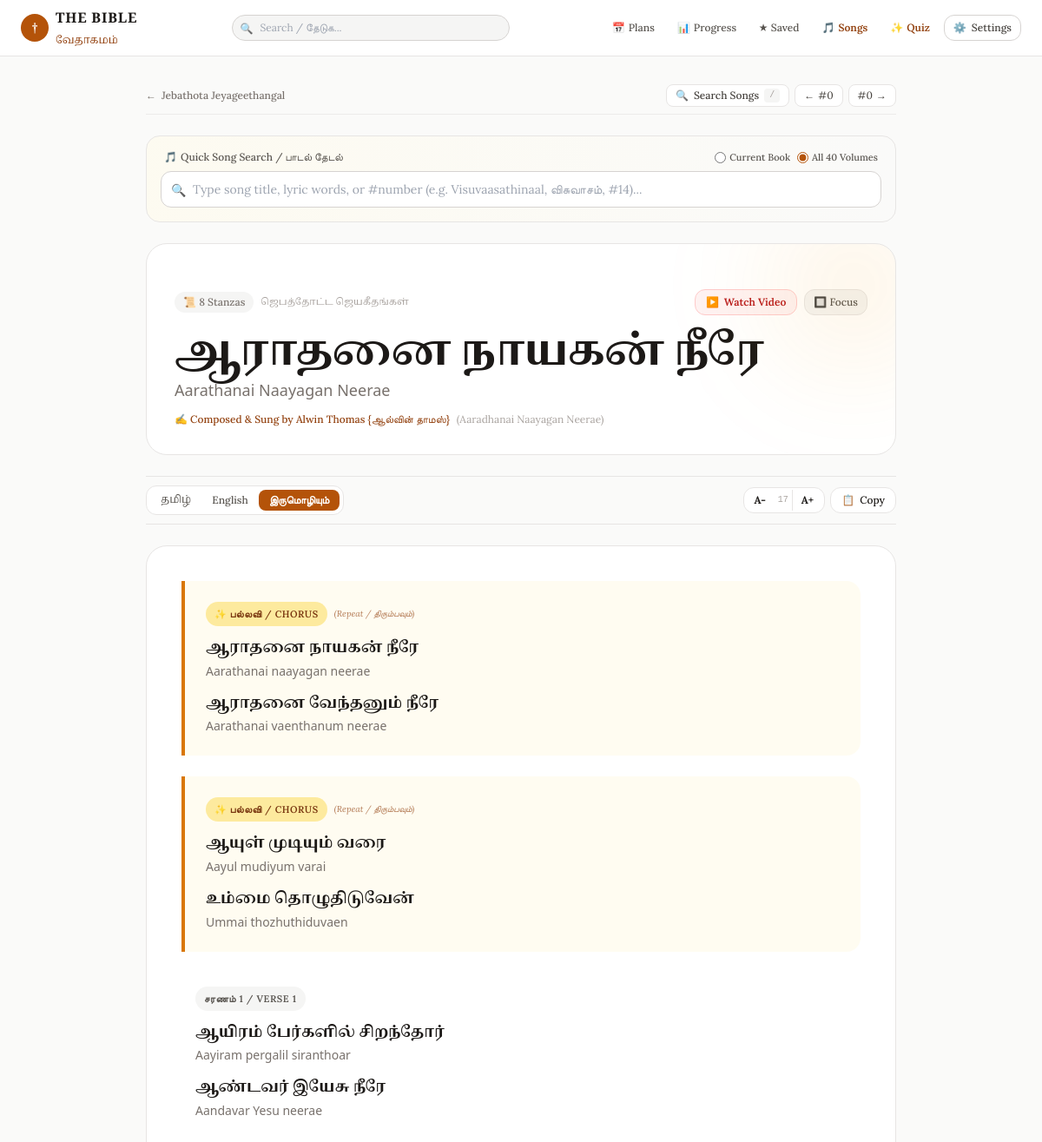
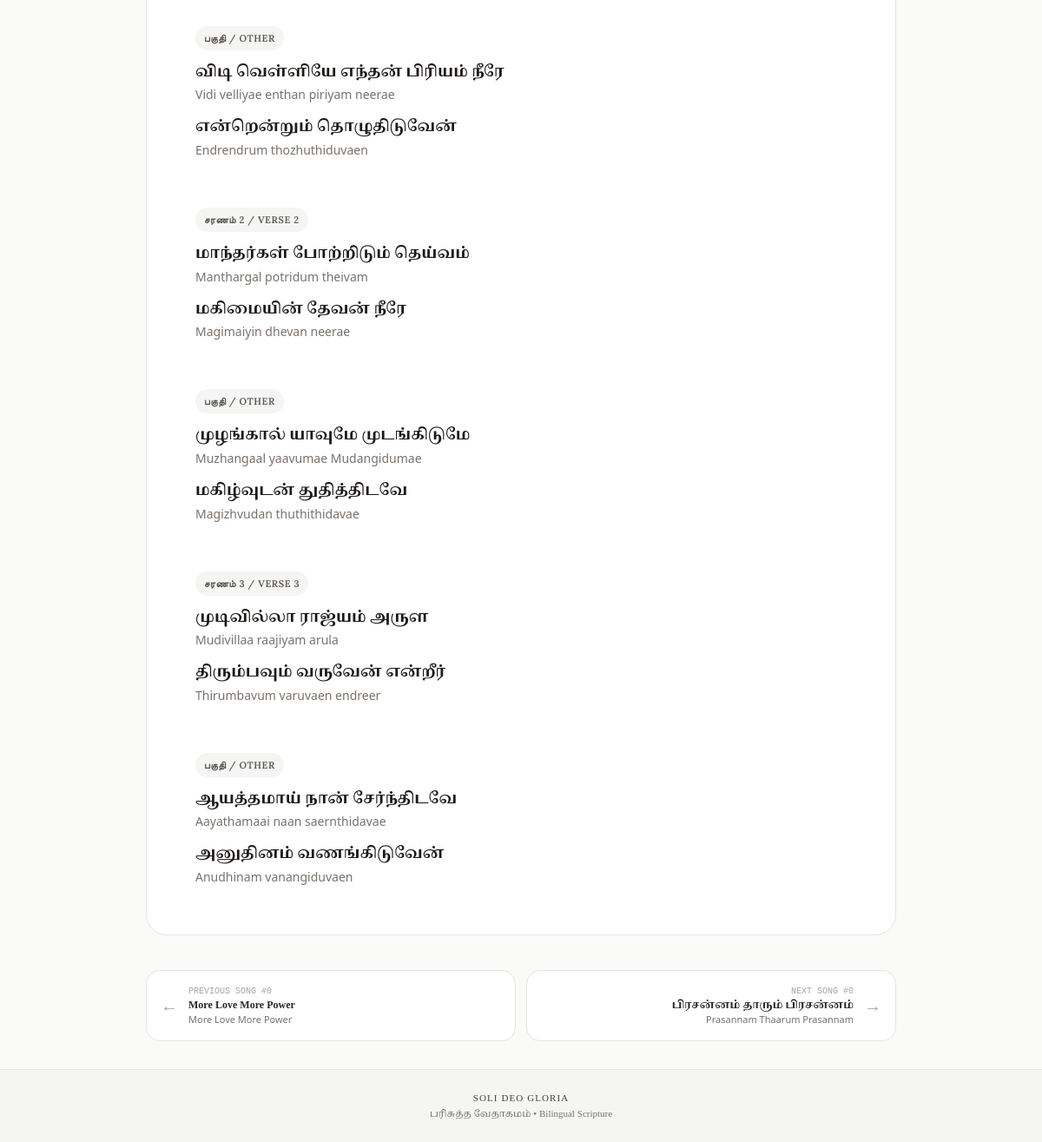
Page /songs/581?canon=protestant on the committed database (2 pictures, top to bottom).
### tables this page shows
CREATE TABLE songs (
            id INTEGER PRIMARY KEY,
            songbook_code TEXT NOT NULL,
            songbook_name_ta TEXT,
            songbook_name_en TEXT,
            volume INTEGER DEFAULT 0,
            volume_name TEXT,
            song_number INTEGER DEFAULT 0,
            title_ta TEXT NOT NULL,
            title_en TEXT NOT NULL,
            alternate_title TEXT,
            lyrics_ta TEXT,
            lyrics_en TEXT,
            lyrics_bilingual TEXT,
            author TEXT,
            youtube_url TEXT
        );

### app/main.py (the view)
@app.get("/songs/{song_id}", response_class=HTMLResponse)
async def song_detail_page(
    request: Request,
    song_id: int,
    mode: str = Query("bilingual"),
    canon: str = Query(None)
):
    active_canon = resolve_canon(request, canon)
    canon_ctx = get_canon_context(active_canon)
    song = get_song_by_id(song_id)
    if not song:
        raise HTTPException(status_code=404, detail="Song not found")
    volume_songs = []
    if song.get("volume") and song["volume"] > 0:
        vol_data = get_songs_list(
            songbook_code=song.get("songbook_code") or "jebathota",
            volume=song["volume"],
            limit=100
        )
        volume_songs = vol_data.get("songs", [])
    return templates.TemplateResponse(
        request=request,
        name="song_detail.html",
        context={
            **canon_ctx,
            "song": song,
            "volume_songs": volume_songs,
            "mode": mode,
        },
    )

### templates/song_detail.html (shortened to what this page needs)
{% extends "base.html" %}
{% block content %}
<div id="song-detail-root" class="max-w-4xl mx-auto px-3 sm:px-4 py-4 sm:py-8 space-y-6 transition-all duration-200">
    <div class="flex flex-col sm:flex-row sm:items-center justify-between gap-3 text-xs text-stone-500 pb-2 border-b border-stone-200/70 dark:border-stone-800">
        <div class="flex items-center gap-2 flex-wrap">
            <a href="/songs?book={{ song.songbook_code }}{% if song.volume %}&vol={{ song.volume }}{% endif %}{% if canon %}&canon={{ canon }}{% endif %}"
               class="inline-flex items-center gap-1.5 hover:text-amber-700 dark:hover:text-amber-400 font-medium transition py-1">
                <span>←</span> <span>{{ song.songbook_name_en }}</span>
            </a>
        </div>
        <div class="flex items-center gap-1.5 self-end sm:self-auto">
            <button onclick="toggleDetailSearchModal(true)"
                    class="px-2.5 py-1 rounded-lg bg-white dark:bg-stone-800 border border-stone-200 dark:border-stone-700 hover:border-amber-600 text-stone-700 dark:text-stone-300 hover:text-amber-700 dark:hover:text-amber-400 transition cursor-pointer flex items-center gap-1.5"
                    title="Search any song (Press /)">
                <span>🔍</span>
                <span class="font-medium">Search Songs</span>
                <kbd class="hidden sm:inline-block px-1.5 py-0.2 bg-stone-100 dark:bg-stone-700 text-stone-400 dark:text-stone-300 rounded text-[10px] font-mono">/</kbd>
            </button>
            {% if song.prev_song %}
            <a href="/songs/{{ song.prev_song.id }}{% if canon %}?canon={{ canon }}{% endif %}"
               class="px-2.5 py-1 rounded-lg bg-white dark:bg-stone-800 border border-stone-200 dark:border-stone-700 hover:border-amber-600 text-stone-700 dark:text-stone-300 transition flex items-center gap-1"
               title="Previous: #{{ song.prev_song.song_number }} {{ song.prev_song.title_en }} (Press Left Arrow)">
                <span>←</span> <span class="hidden md:inline">#{{ song.prev_song.song_number }}</span>
            </a>
            {% endif %}
            {% if song.next_song %}
            <a href="/songs/{{ song.next_song.id }}{% if canon %}?canon={{ canon }}{% endif %}"
               class="px-2.5 py-1 rounded-lg bg-white dark:bg-stone-800 border border-stone-200 dark:border-stone-700 hover:border-amber-600 text-stone-700 dark:text-stone-300 transition flex items-center gap-1"
               title="Next: #{{ song.next_song.song_number }} {{ song.next_song.title_en }} (Press Right Arrow)">
                <span class="hidden md:inline">#{{ song.next_song.song_number }}</span> <span>→</span>
            </a>
            {% endif %}
        </div>
    </div>
    <div id="detail-search-container" class="bg-gradient-to-r from-amber-50/60 to-stone-50 dark:from-stone-900 dark:to-stone-900/60 border border-stone-200 dark:border-stone-800 rounded-2xl p-3 sm:p-4 shadow-xs space-y-2">
        <div class="flex items-center justify-between text-xs text-stone-600 dark:text-stone-400 px-1 font-medium">
            <span class="flex items-center gap-1">
                <span>🎵</span> <span>Quick Song Search / பாடல் தேடல்</span>
            </span>
            <div class="flex items-center gap-2 text-[11px]">
                <label class="inline-flex items-center gap-1 cursor-pointer">
                    <input type="radio" name="detail_search_scope" value="volume" class="accent-amber-700" {% if song.volume %}checked{% endif %}>
                    <span>{% if song.volume %}In Vol {{ song.volume }} Only{% else %}Current Book{% endif %}</span>
                </label>
                <label class="inline-flex items-center gap-1 cursor-pointer">
                    <input type="radio" name="detail_search_scope" value="all" class="accent-amber-700" {% if not song.volume %}checked{% endif %}>
                    <span>All 40 Volumes</span>
                </label>
            </div>
        </div>
        <div class="relative">
            <input type="text" id="detail-search-input"
                   placeholder="Type song title, lyric words, or #number (e.g. Visuvaasathinaal, விசுவாசம், #14)..."
                   autocomplete="off"
                   class="w-full text-xs sm:text-sm bg-white dark:bg-stone-800 border border-stone-300 dark:border-stone-700 rounded-xl pl-9 pr-8 py-2.5 focus:outline-none focus:ring-2 focus:ring-amber-700 text-stone-900 dark:text-stone-100">
            <span class="absolute left-3 top-3 text-stone-400 text-xs sm:text-sm">🔍</span>
        </div>
    </div>
    <div class="bg-white dark:bg-stone-900 border border-stone-200 dark:border-stone-800 rounded-3xl p-5 sm:p-8 shadow-xs space-y-5 relative overflow-hidden">
        <div class="flex flex-wrap items-center justify-between gap-2.5">
            <div class="flex flex-wrap items-center gap-2 text-xs">
                {% if song.stanzas %}
                <span class="px-2.5 py-1 rounded-xl bg-stone-100 dark:bg-stone-800 text-stone-500 dark:text-stone-400 font-medium">
                    📜 {{ song.stanzas|length }} Stanzas
                </span>
                {% endif %}
                <span class="text-stone-400 font-tamil text-[11px]" translate="no">{{ song.songbook_name_ta }}</span>
            </div>
            <div class="flex items-center gap-2">
                {% if song.youtube_url %}
                <button onclick="toggleSongVideo()"
                        class="inline-flex items-center gap-1.5 px-3 py-1.5 rounded-xl bg-red-50 hover:bg-red-100 dark:bg-red-950/40 dark:hover:bg-red-900/50 text-red-700 dark:text-red-300 text-xs font-semibold border border-red-200 dark:border-red-900/60 transition cursor-pointer shadow-2xs">
                    <span>▶️</span> <span>{% if song.youtube_video_id %}Watch Video{% else %}Play on YouTube{% endif %}</span>
                </button>
                {% endif %}
                <button onclick="toggleWorshipFocusMode()" id="focus-mode-btn"
                        class="px-2.5 py-1.5 rounded-xl bg-stone-100 hover:bg-stone-200 dark:bg-stone-800 dark:hover:bg-stone-700 text-stone-600 dark:text-stone-300 text-xs font-medium border border-stone-200 dark:border-stone-700 transition cursor-pointer"
                        title="Toggle distraction-free worship presentation mode">
                    <span>🔲</span> <span class="hidden sm:inline">Focus</span>
                </button>
            </div>
        </div>
        <div class="space-y-1">
            <h1 class="font-tamil text-2xl sm:text-4xl lg:text-5xl font-bold text-stone-900 dark:text-stone-100 leading-tight tracking-tight" translate="no">
                {{ song.title_ta }}
            </h1>
            <h2 class="font-sans text-sm sm:text-lg text-stone-500 dark:text-stone-400 font-medium">
                {{ song.title_en }}
            </h2>
            <div class="flex items-center gap-2 pt-2 text-xs text-amber-800 dark:text-amber-400 font-medium">
                <span>✍️ Composed & Sung by {{ song.author or "Fr. S.J. Berchmans" }}</span>
                {% if song.alternate_title %}
                <span class="text-stone-400 font-normal">({{ song.alternate_title }})</span>
                {% endif %}
            </div>
        </div>
    </div>
    <div id="lyrics-toolbar" class="sticky top-14 z-30 bg-stone-50/95 dark:bg-stone-950/95 backdrop-blur-md py-2.5 border-y border-stone-200 dark:border-stone-800 flex flex-wrap items-center justify-between gap-2 text-xs transition-all">
        <div class="inline-flex bg-white dark:bg-stone-800 p-1 rounded-xl border border-stone-200 dark:border-stone-700 shadow-2xs">
            <button onclick="setSongScriptMode('ta')" id="mode-btn-ta"
                    class="px-3 py-1 rounded-lg font-medium transition cursor-pointer font-tamil text-stone-600 dark:text-stone-300">
                தமிழ்
            </button>
            <button onclick="setSongScriptMode('en')" id="mode-btn-en"
                    class="px-3 py-1 rounded-lg font-medium transition cursor-pointer text-stone-600 dark:text-stone-300">
                English
            </button>
            <button onclick="setSongScriptMode('bilingual')" id="mode-btn-bilingual"
                    class="px-3 py-1 rounded-lg font-semibold bg-amber-700 text-white shadow-xs transition cursor-pointer">
                இருமொழியும்
            </button>
        </div>
        <div class="flex items-center gap-1.5">
            <div class="flex items-center bg-white dark:bg-stone-800 rounded-xl border border-stone-200 dark:border-stone-700 p-0.5">
                <button onclick="changeLyricsFontSize(-1)" class="px-2.5 py-1 text-xs hover:text-amber-700 font-bold transition cursor-pointer" title="Decrease font size">A-</button>
                <span id="font-size-indicator" class="text-[10px] text-stone-400 font-mono px-1">17</span>
                <button onclick="changeLyricsFontSize(1)" class="px-2.5 py-1 text-xs hover:text-amber-700 font-bold transition cursor-pointer border-l border-stone-200 dark:border-stone-700" title="Increase font size">A+</button>
            </div>
            <button onclick="copySongLyrics()" class="px-3 py-1.5 bg-white dark:bg-stone-800 border border-stone-200 dark:border-stone-700 hover:border-amber-600 rounded-xl font-medium transition flex items-center gap-1.5 cursor-pointer shadow-2xs">
                <span>📋</span> <span id="copy-btn-text">Copy</span>
            </button>
        </div>
    </div>
    <div id="lyrics-container" class="bg-white dark:bg-stone-900 border border-stone-200 dark:border-stone-800 rounded-3xl p-5 sm:p-10 shadow-xs space-y-6 text-base transition-all">
        {% if song.stanzas %}
            {% for st in song.stanzas %}
            {% set is_chorus = ('Chorus' in st.label or 'பல்லவி' in st.label or 'Pre-Chorus' in st.label) %}
            <div class="stanza-block transition-all duration-150 {% if is_chorus %}bg-amber-50/70 dark:bg-amber-950/25 border-l-4 border-amber-600 dark:border-amber-500 rounded-r-2xl p-4 sm:p-6 shadow-2xs{% else %}p-3 sm:p-4 rounded-2xl hover:bg-stone-50/80 dark:hover:bg-stone-800/40{% endif %}">
                <div class="flex items-center gap-2 mb-3">
                    <span class="inline-flex items-center px-2.5 py-0.5 rounded-full text-[11px] font-semibold tracking-wider uppercase {% if is_chorus %}bg-amber-200/80 dark:bg-amber-900/60 text-amber-900 dark:text-amber-200 font-bold{% else %}bg-stone-100 dark:bg-stone-800 text-stone-600 dark:text-stone-400{% endif %}">
                        {% if is_chorus %}✨ {{ st.label }}{% else %}{{ st.label }}{% endif %}
                    </span>
                    {% if is_chorus %}
                    <span class="text-[10px] text-amber-800/70 dark:text-amber-400/70 font-serif italic hidden sm:inline">(Repeat / திரும்பவும்)</span>
                    {% endif %}
                </div>
                <div class="space-y-3.5">
                    {% set max_lines = st.lines_ta|length if st.lines_ta|length > st.lines_en|length else st.lines_en|length %}
                    {% for i in range(max_lines) %}
                    <div class="lyrics-pair space-y-0.5">
                        {% if i < st.lines_ta|length %}
                        <p class="lyrics-line-ta font-tamil text-stone-900 dark:text-stone-100 font-semibold leading-relaxed tracking-normal" translate="no">
                            {{ st.lines_ta[i] }}
                        </p>
                        {% endif %}
                        {% if i < st.lines_en|length %}
                        <p class="lyrics-line-en font-sans text-xs sm:text-sm text-stone-500 dark:text-stone-400 font-normal leading-relaxed">
                            {{ st.lines_en[i] }}
                        </p>
                        {% endif %}
                    </div>
                    {% endfor %}
                </div>
            </div>
            {% endfor %}
        {% else %}
            <div class="p-6">
                <pre class="font-tamil whitespace-pre-wrap leading-relaxed text-stone-900 dark:text-stone-100 font-medium" translate="no">{{ song.lyrics_ta or song.lyrics_en }}</pre>
            </div>
        {% endif %}
    </div>
    <div class="pt-4 flex flex-col sm:flex-row items-stretch justify-between gap-3 text-xs">
        {% if song.prev_song %}
        <a href="/songs/{{ song.prev_song.id }}{% if canon %}?canon={{ canon }}{% endif %}"
           class="group flex-1 p-4 rounded-2xl bg-white dark:bg-stone-900 border border-stone-200 dark:border-stone-800 hover:border-amber-600 transition flex items-center gap-3 shadow-xs">
            <span class="text-xl text-stone-400 group-hover:text-amber-700 transition">←</span>
            <div class="overflow-hidden">
                <span class="text-[10px] text-stone-400 block font-mono">PREVIOUS SONG #{{ song.prev_song.song_number }}</span>
                <span class="font-tamil font-bold truncate block text-stone-800 dark:text-stone-200 group-hover:text-amber-700 dark:group-hover:text-amber-400 transition" translate="no">{{ song.prev_song.title_ta }}</span>
                <span class="font-sans text-[11px] text-stone-500 truncate block">{{ song.prev_song.title_en }}</span>
            </div>
        </a>
        {% else %}
        <div class="flex-1"></div>
        {% endif %}
        {% if song.next_song %}
        <a href="/songs/{{ song.next_song.id }}{% if canon %}?canon={{ canon }}{% endif %}"
           class="group flex-1 p-4 rounded-2xl bg-white dark:bg-stone-900 border border-stone-200 dark:border-stone-800 hover:border-amber-600 transition flex items-center justify-between gap-3 text-right shadow-xs">
            <div class="overflow-hidden flex-1">
                <span class="text-[10px] text-stone-400 block font-mono">NEXT SONG #{{ song.next_song.song_number }}</span>
                <span class="font-tamil font-bold truncate block text-stone-800 dark:text-stone-200 group-hover:text-amber-700 dark:group-hover:text-amber-400 transition" translate="no">{{ song.next_song.title_ta }}</span>
                <span class="font-sans text-[11px] text-stone-500 truncate block">{{ song.next_song.title_en }}</span>
            </div>
            <span class="text-xl text-stone-400 group-hover:text-amber-700 transition">→</span>
        </a>
        {% endif %}
    </div>
</div>
{% endblock %}

### rows in the picture
songs: songbook_name_en "Jebathota Jeyageethangal", volume "☐ Current Book", volume "☑ All 40 Volumes", songbook_name_ta "ஜெபத்தோட்ட ஜெயகீதங்கள்", title_ta "ஆராதனை நாயகன் நீரே", title_en "Aarathanai Naayagan Neerae", author "Alwin Thomas {ஆல்வின் தாமஸ்}", alternate_title "Aaradhanai Naayagan Neerae", title_en "Aarathanai naayagan neerae"
songs: prev_song.song_number "0", prev_song.title_ta "More Love More Power", prev_song.title_en "More Love More Power"
songs: next_song.song_number "0", next_song.title_ta "பிரசன்னம் தாரும் பிரசன்னம்", next_song.title_en "Prasannam Thaarum Prasannam"

### other values in the picture
{{ song.stanzas|length }} "8"
{{ st.label }} "பல்லவி / CHORUS" "பல்லவி / CHORUS"
{{ st.lines_ta[i] }} "ஆராதனை வேந்தனும் நீரே" "ஆயுள் முடியும் வரை" "உம்மை தொழுதிடுவேன்" "ஆயிரம் பேர்களில் சிறந்தோர்" "ஆண்டவர் இயேசு நீரே" "விடி வெள்ளியே எந்தன் பிரியம் நீரே" "என்றென்றும் தொழுதிடுவேன்" "மாந்தர்கள் போற்றிடும் தெய்வம்" "மகிமையின் தேவன் நீரே" "முழங்கால் யாவுமே முடங்கிடுமே" "மகிழ்வுடன் துதித்திடவே" "முடிவில்லா ராஜ்யம் அருள" "திரும்பவும் வருவேன் என்றீர்" "ஆயத்தமாய் நான் சேர்ந்திடவே" "அனுதினம் வணங்கிடுவேன்"
{{ st.lines_en[i] }} "Aarathanai vaenthanum neerae" "Aayul mudiyum varai" "Ummai thozhuthiduvaen" "Aayiram pergalil siranthoar" "Aandavar Yesu neerae" "Vidi velliyae enthan piriyam neerae" "Endrendrum thozhuthiduvaen" "Manthargal potridum theivam" "Magimaiyin dhevan neerae" "Muzhangaal yaavumae Mudangidumae" "Magizhvudan thuthithidavae" "Mudivillaa raajiyam arula" "Thirumbavum varuvaen endreer" "Aayathamaai naan saernthidavae" "Anudhinam vanangiduvaen"
{{ st.label }} "சரணம் 1 / VERSE 1" "பகுதி / OTHER" "சரணம் 2 / VERSE 2" "பகுதி / OTHER" "சரணம் 3 / VERSE 3" "பகுதி / OTHER"
